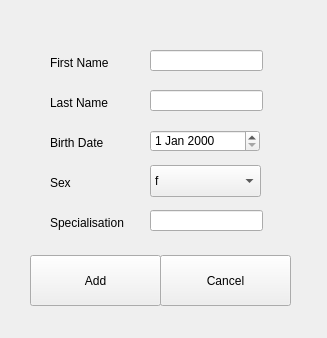
<?xml version="1.0" encoding="UTF-8"?>
<ui version="4.0">
 <class>AddDoctorForm</class>
 <widget class="QWidget" name="AddDoctorForm">
  <property name="geometry">
   <rect>
    <x>0</x>
    <y>0</y>
    <width>327</width>
    <height>338</height>
   </rect>
  </property>
  <property name="windowTitle">
   <string>Form</string>
  </property>
  <widget class="QLabel" name="label_3">
   <property name="geometry">
    <rect>
     <x>50</x>
     <y>135</y>
     <width>71</width>
     <height>16</height>
    </rect>
   </property>
   <property name="text">
    <string>Birth Date</string>
   </property>
  </widget>
  <widget class="QDateEdit" name="de_doctor_birthdate">
   <property name="geometry">
    <rect>
     <x>150</x>
     <y>130</y>
     <width>110</width>
     <height>22</height>
    </rect>
   </property>
  </widget>
  <widget class="QLabel" name="label">
   <property name="geometry">
    <rect>
     <x>50</x>
     <y>55</y>
     <width>81</width>
     <height>16</height>
    </rect>
   </property>
   <property name="text">
    <string>First Name</string>
   </property>
  </widget>
  <widget class="QComboBox" name="cb_doctor_sex">
   <property name="geometry">
    <rect>
     <x>150</x>
     <y>165</y>
     <width>111</width>
     <height>32</height>
    </rect>
   </property>
   <item>
    <property name="text">
     <string>f</string>
    </property>
   </item>
   <item>
    <property name="text">
     <string>m</string>
    </property>
   </item>
  </widget>
  <widget class="QLabel" name="label_4">
   <property name="geometry">
    <rect>
     <x>50</x>
     <y>175</y>
     <width>41</width>
     <height>16</height>
    </rect>
   </property>
   <property name="text">
    <string>Sex</string>
   </property>
  </widget>
  <widget class="QLineEdit" name="le_doctor_lastname">
   <property name="geometry">
    <rect>
     <x>150</x>
     <y>90</y>
     <width>113</width>
     <height>21</height>
    </rect>
   </property>
  </widget>
  <widget class="QLineEdit" name="le_doctor_firstname">
   <property name="geometry">
    <rect>
     <x>150</x>
     <y>50</y>
     <width>113</width>
     <height>21</height>
    </rect>
   </property>
  </widget>
  <widget class="QLabel" name="label_2">
   <property name="geometry">
    <rect>
     <x>50</x>
     <y>95</y>
     <width>71</width>
     <height>16</height>
    </rect>
   </property>
   <property name="text">
    <string>Last Name</string>
   </property>
  </widget>
  <widget class="QPushButton" name="doctor_cancel">
   <property name="geometry">
    <rect>
     <x>160</x>
     <y>255</y>
     <width>131</width>
     <height>51</height>
    </rect>
   </property>
   <property name="text">
    <string>Cancel</string>
   </property>
  </widget>
  <widget class="QLabel" name="label_5">
   <property name="geometry">
    <rect>
     <x>50</x>
     <y>215</y>
     <width>91</width>
     <height>16</height>
    </rect>
   </property>
   <property name="text">
    <string>Specialisation</string>
   </property>
  </widget>
  <widget class="QPushButton" name="add_doctor_button">
   <property name="geometry">
    <rect>
     <x>30</x>
     <y>255</y>
     <width>131</width>
     <height>51</height>
    </rect>
   </property>
   <property name="text">
    <string>Add</string>
   </property>
  </widget>
  <widget class="QLineEdit" name="le_doctor_specialisation">
   <property name="geometry">
    <rect>
     <x>150</x>
     <y>210</y>
     <width>113</width>
     <height>21</height>
    </rect>
   </property>
  </widget>
 </widget>
 <resources/>
 <connections/>
</ui>
